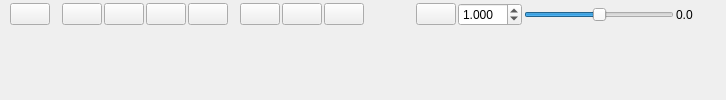
  <widget class="QWidget" name="centralWidget">
   <property name="enabled">
    <bool>true</bool>
   </property>
   <property name="styleSheet">
    <string notr="true"/>
   </property>
   <layout class="QGridLayout" name="gridLayout_2">
    <property name="leftMargin">
     <number>0</number>
    </property>
    <property name="topMargin">
     <number>0</number>
    </property>
    <property name="rightMargin">
     <number>0</number>
    </property>
    <property name="bottomMargin">
     <number>0</number>
    </property>
    <item row="0" column="0">
     <layout class="QVBoxLayout" name="verticalLayout">
      <property name="spacing">
       <number>0</number>
      </property>
      <item>
       <widget class="QWidget" name="widget_2" native="true">
        <property name="sizePolicy">
         <sizepolicy hsizetype="Minimum" vsizetype="Fixed">
          <horstretch>0</horstretch>
          <verstretch>0</verstretch>
         </sizepolicy>
        </property>
        <property name="minimumSize">
         <size>
          <width>0</width>
          <height>30</height>
         </size>
        </property>
        <property name="baseSize">
         <size>
          <width>0</width>
          <height>0</height>
         </size>
        </property>
        <layout class="QGridLayout" name="gridLayout_5">
         <property name="leftMargin">
          <number>10</number>
         </property>
         <property name="topMargin">
          <number>0</number>
         </property>
         <property name="rightMargin">
          <number>10</number>
         </property>
         <property name="bottomMargin">
          <number>0</number>
         </property>
         <property name="horizontalSpacing">
          <number>12</number>
         </property>
         <item row="1" column="0">
          <widget class="QPushButton" name="bSelect">
           <property name="toolTip">
            <string>Select</string>
           </property>
           <property name="text">
            <string/>
           </property>
           <property name="icon">
            <iconset resource="Resources.qrc">
             <normaloff>:/Icons/Icons/Manipulate/Select.png</normaloff>:/Icons/Icons/Manipulate/Select.png</iconset>
           </property>
           <property name="iconSize">
            <size>
             <width>20</width>
             <height>20</height>
            </size>
           </property>
           <property name="checkable">
            <bool>true</bool>
           </property>
           <property name="autoExclusive">
            <bool>true</bool>
           </property>
           <property name="default">
            <bool>false</bool>
           </property>
           <property name="flat">
            <bool>false</bool>
           </property>
          </widget>
         </item>
         <item row="1" column="10">
          <spacer name="horizontalSpacer">
           <property name="orientation">
            <enum>Qt::Horizontal</enum>
           </property>
           <property name="sizeHint" stdset="0">
            <size>
             <width>40</width>
             <height>20</height>
            </size>
           </property>
          </spacer>
         </item>
         <item row="1" column="5">
          <layout class="QHBoxLayout" name="horizontalLayout_6">
           <property name="spacing">
            <number>2</number>
           </property>
           <item>
            <widget class="QPushButton" name="bTranslate">
             <property name="toolTip">
              <string>Move</string>
             </property>
             <property name="icon">
              <iconset resource="Resources.qrc">
               <normaloff>:/Icons/Icons/Manipulate/Translate.png</normaloff>:/Icons/Icons/Manipulate/Translate.png</iconset>
             </property>
             <property name="iconSize">
              <size>
               <width>20</width>
               <height>20</height>
              </size>
             </property>
             <property name="checkable">
              <bool>true</bool>
             </property>
             <property name="autoExclusive">
              <bool>true</bool>
             </property>
            </widget>
           </item>
           <item>
            <widget class="QPushButton" name="bRotate">
             <property name="mouseTracking">
              <bool>false</bool>
             </property>
             <property name="toolTip">
              <string>Rotate</string>
             </property>
             <property name="text">
              <string/>
             </property>
             <property name="icon">
              <iconset resource="Resources.qrc">
               <normaloff>:/Icons/Icons/Manipulate/Rotate.png</normaloff>:/Icons/Icons/Manipulate/Rotate.png</iconset>
             </property>
             <property name="iconSize">
              <size>
               <width>20</width>
               <height>20</height>
              </size>
             </property>
             <property name="checkable">
              <bool>true</bool>
             </property>
             <property name="autoExclusive">
              <bool>true</bool>
             </property>
             <property name="flat">
              <bool>false</bool>
             </property>
            </widget>
           </item>
           <item>
            <widget class="QPushButton" name="bScale">
             <property name="toolTip">
              <string>Scale</string>
             </property>
             <property name="icon">
              <iconset resource="Resources.qrc">
               <normaloff>:/Icons/Icons/Manipulate/Scale.png</normaloff>:/Icons/Icons/Manipulate/Scale.png</iconset>
             </property>
             <property name="iconSize">
              <size>
               <width>20</width>
               <height>20</height>
              </size>
             </property>
             <property name="checkable">
              <bool>true</bool>
             </property>
             <property name="autoExclusive">
              <bool>true</bool>
             </property>
            </widget>
           </item>
           <item>
            <widget class="QPushButton" name="bFly">
             <property name="toolTip">
              <string>Fly</string>
             </property>
             <property name="icon">
              <iconset resource="Resources.qrc">
               <normaloff>:/Icons/Icons/Manipulate/Fly.png</normaloff>:/Icons/Icons/Manipulate/Fly.png</iconset>
             </property>
             <property name="iconSize">
              <size>
               <width>20</width>
               <height>20</height>
              </size>
             </property>
             <property name="checkable">
              <bool>true</bool>
             </property>
             <property name="autoExclusive">
              <bool>true</bool>
             </property>
            </widget>
           </item>
          </layout>
         </item>
         <item row="1" column="6">
          <layout class="QHBoxLayout" name="horizontalLayout_7">
           <property name="spacing">
            <number>2</number>
           </property>
           <item>
            <widget class="QPushButton" name="bX">
             <property name="text">
              <string/>
             </property>
             <property name="icon">
              <iconset resource="Resources.qrc">
               <normaloff>:/Icons/Icons/Manipulate/X.png</normaloff>:/Icons/Icons/Manipulate/X.png</iconset>
             </property>
             <property name="iconSize">
              <size>
               <width>20</width>
               <height>20</height>
              </size>
             </property>
             <property name="checkable">
              <bool>true</bool>
             </property>
            </widget>
           </item>
           <item>
            <widget class="QPushButton" name="bY">
             <property name="icon">
              <iconset resource="Resources.qrc">
               <normaloff>:/Icons/Icons/Manipulate/Y.png</normaloff>:/Icons/Icons/Manipulate/Y.png</iconset>
             </property>
             <property name="iconSize">
              <size>
               <width>20</width>
               <height>20</height>
              </size>
             </property>
             <property name="checkable">
              <bool>true</bool>
             </property>
            </widget>
           </item>
           <item>
            <widget class="QPushButton" name="bZ">
             <property name="sizePolicy">
              <sizepolicy hsizetype="Minimum" vsizetype="Fixed">
               <horstretch>0</horstretch>
               <verstretch>0</verstretch>
              </sizepolicy>
             </property>
             <property name="text">
              <string/>
             </property>
             <property name="icon">
              <iconset resource="Resources.qrc">
               <normaloff>:/Icons/Icons/Manipulate/Z.png</normaloff>:/Icons/Icons/Manipulate/Z.png</iconset>
             </property>
             <property name="iconSize">
              <size>
               <width>20</width>
               <height>20</height>
              </size>
             </property>
             <property name="checkable">
              <bool>true</bool>
             </property>
            </widget>
           </item>
          </layout>
         </item>
         <item row="1" column="11">
          <layout class="QHBoxLayout" name="horizontalLayout_8">
           <property name="spacing">
            <number>2</number>
           </property>
           <item>
            <widget class="QPushButton" name="bPlayPause">
             <property name="mouseTracking">
              <bool>false</bool>
             </property>
             <property name="toolTip">
              <string>Rotate</string>
             </property>
             <property name="text">
              <string/>
             </property>
             <property name="icon">
              <iconset resource="Resources.qrc">
               <normaloff>:/Icons/Icons/Manipulate/Pause.png</normaloff>:/Icons/Icons/Manipulate/Pause.png</iconset>
             </property>
             <property name="iconSize">
              <size>
               <width>20</width>
               <height>20</height>
              </size>
             </property>
             <property name="flat">
              <bool>false</bool>
             </property>
            </widget>
           </item>
           <item>
            <widget class="QDoubleSpinBox" name="sbPlaySpeed">
             <property name="sizePolicy">
              <sizepolicy hsizetype="Maximum" vsizetype="Fixed">
               <horstretch>0</horstretch>
               <verstretch>0</verstretch>
              </sizepolicy>
             </property>
             <property name="decimals">
              <number>3</number>
             </property>
             <property name="value">
              <double>1.000000000000000</double>
             </property>
            </widget>
           </item>
           <item>
            <widget class="QSlider" name="horizontalSlider">
             <property name="sizePolicy">
              <sizepolicy hsizetype="Fixed" vsizetype="Fixed">
               <horstretch>0</horstretch>
               <verstretch>0</verstretch>
              </sizepolicy>
             </property>
             <property name="minimumSize">
              <size>
               <width>150</width>
               <height>0</height>
              </size>
             </property>
             <property name="minimum">
              <number>-100</number>
             </property>
             <property name="maximum">
              <number>100</number>
             </property>
             <property name="orientation">
              <enum>Qt::Horizontal</enum>
             </property>
            </widget>
           </item>
           <item>
            <widget class="QLabel" name="lTickOutTime">
             <property name="sizePolicy">
              <sizepolicy hsizetype="Fixed" vsizetype="Preferred">
               <horstretch>0</horstretch>
               <verstretch>0</verstretch>
              </sizepolicy>
             </property>
             <property name="minimumSize">
              <size>
               <width>40</width>
               <height>0</height>
              </size>
             </property>
             <property name="text">
              <string>0.0</string>
             </property>
            </widget>
           </item>
          </layout>
         </item>
        </layout>
       </widget>
      </item>
      <item>
       <widget class="QMwRenderWidget" name="wRender" native="true">
        <property name="acceptDrops">
         <bool>true</bool>
        </property>
       </widget>
      </item>
     </layout>
    </item>
   </layout>
  </widget>
